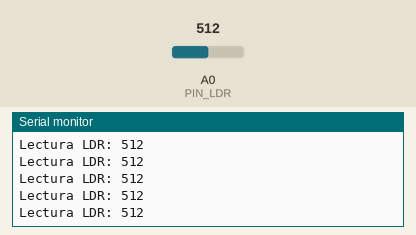
A sketch run on a simulated Arduino Uno, built with avr-gcc and run on an emulated ATmega328P. On the bench: the last lines printed to the serial monitor. Inputs (shaded band) come from the test bench; at power-on: A0 (PIN_LDR) = 512.

Above: at 1.2 s.
1.3 s: A0 (PIN_LDR) set to 716
At 1.68 s:
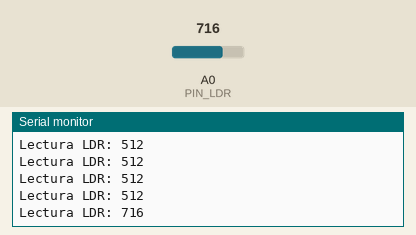
2.8 s: A0 (PIN_LDR) set to 900
At 2.93 s:
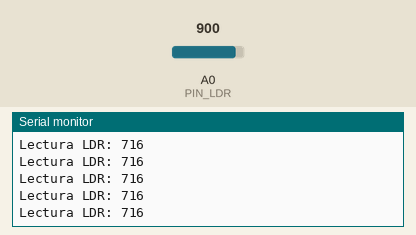
Timing chart, 0 to 5.8 s (numbered marks = the images above; inputs shaded):
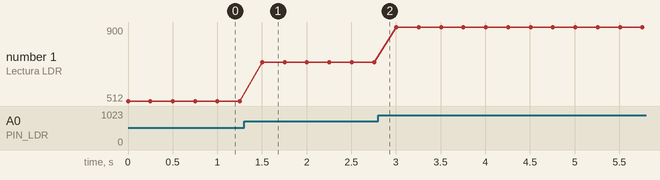

The sketch:

02-ldr-monitor-serie.ino
```cpp
const int PIN_LDR = A0;

void setup()
{
  pinMode(PIN_LDR, INPUT);
  Serial.begin(9600);
}

void loop()
{
  int luz = analogRead(PIN_LDR);
  Serial.print("Lectura LDR: ");
  Serial.println(luz);
  delay(250);
}
```

Measured:
- after the input at 1.3 s, the serial monitor: prints a new line after 0.20 s (image 1)
- plotted number 1: 512 → 716 after the input at 1.3 s, 716 → 900 after the input at 2.8 s
